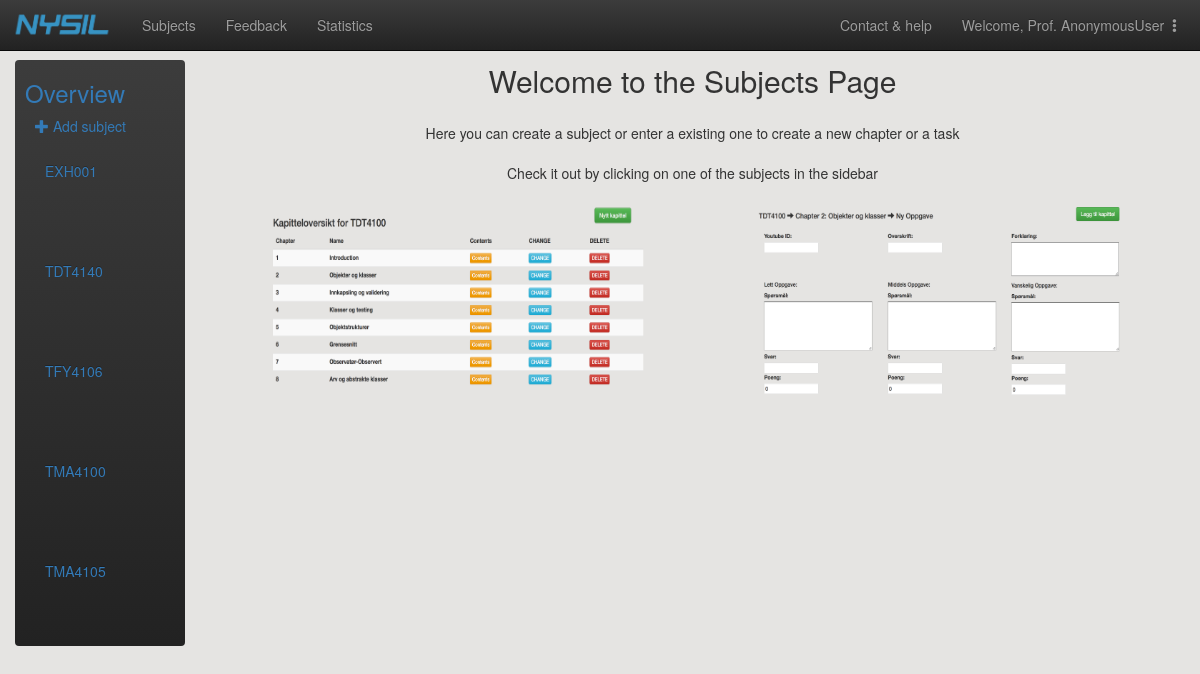
/adminpage/subjects/, run on an earlier commit of the app's database.
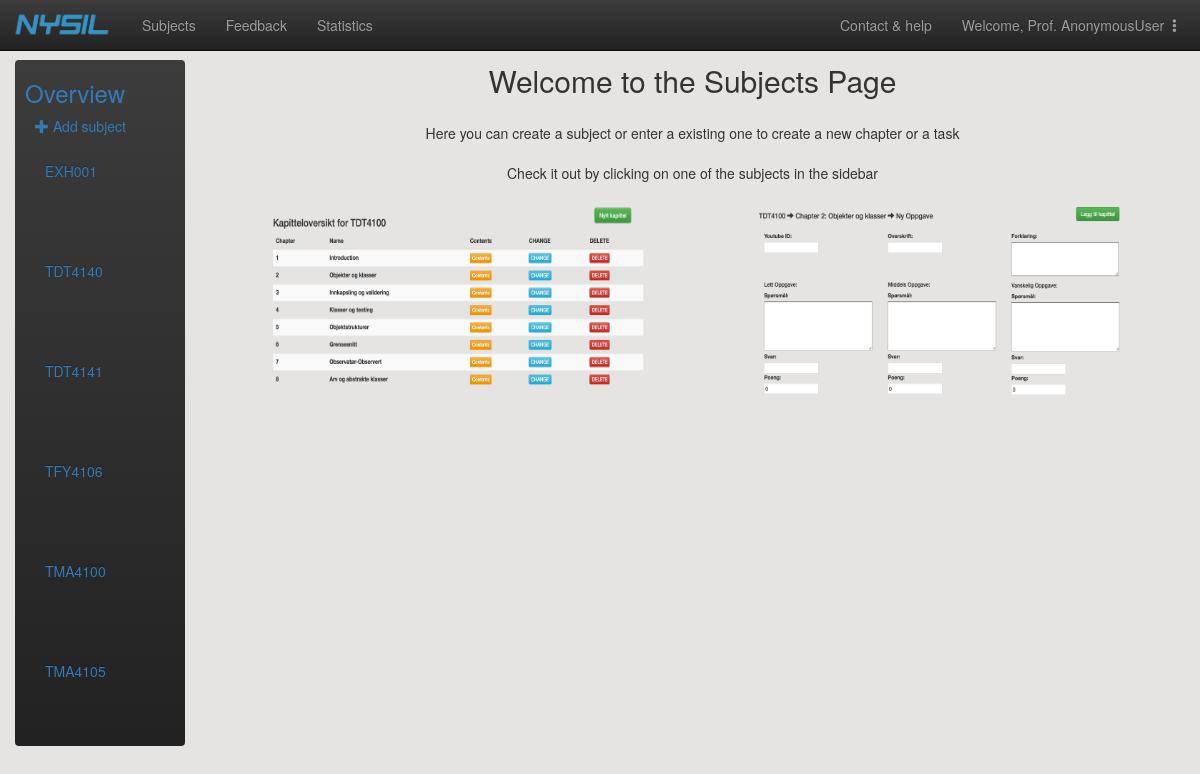
And on a later commit of the database.
### main/models.py (models this page shows)
class Subject(models.Model):
    subject_code = models.CharField(max_length=20, primary_key=True) # primary key
    subject_name = models.CharField(max_length=30)
    professor_firstname = models.CharField(max_length=30)
    professor_lastname = models.CharField(max_length=30)
    professor_email = models.EmailField()
    class Meta:
        ordering = ['subject_code']
    def __str__(self):
        return self.subject_code
    def get_full_name(self):
        return self.professor_firstname + " " + self.professor_lastname
    get_full_name.short_description = 'Professor' # headline of professor-column in the admin-table

### adminpage/views.py (the view)
# urls.py: url(r'^(?P<subject_pk>[A-Za-z0-9]+)/overview/$', views.subject_overview, name='subject_overview'),
def subject_overview(req):
    subjects = Subject.objects.all()
    context = {'subjects':subjects}
    return render(req,'adminpage/subject_overview.html',context)

### adminpage/templates/adminpage/subject_overview.html (shortened to what this page needs)
{% extends 'adminpage/admin_header.html' %}
{% load static %}
{% block content %}
    <div class="container-fluid">
      <div class="row">
        <div class="col-sm-3 col-md-2 sidebar">
          <ul class="nav nav-sidebar navbar-inverse">
              <li ><p id="id_fagoversikt"><h3 id="id_fagoversikt_text" style="color:#337AB7;margin-left:10px">Overview</h3><span class="sr-only">(current)</span></p></li>
              <p class="center-large" style="margin-left:20px"><a href="{% url 'adminpage:new_subject' %}"><span class="glyphicon glyphicon-plus"></span>  Add subject</a></p>
              {% block subjects %}
                {% for subject in subjects %}
                <div class="collapse navbar-collapse" id="id_subject_overview_menu">
                    <ul class="nav navbar-nav navbar-left" style="width:120px">
                      <li style="float:left">
                          <a href="{% url 'adminpage:chapter_overview' subject_pk=subject.pk %}" style="color:#337AB7;width:150px">
                              {{ subject }}
                          </a>
                      </li>
                    </ul>
                    <ul class="nav navbar-nav navbar-right" id="id_nav_drop" style="width:-10px">
                        <li class="dropdown">
                        </li>
                    </ul>
                 </div>
                {% endfor %}
              {% endblock %}
          </ul>
        </div>
    {% block extension %}
        <div class="container-fluid" style="text-align: center;">
            <div style="font-size: 30px">
                Welcome to the Subjects Page
            </div>
            <br>
            <div>
                Here you can create a subject or enter a existing one to create a new chapter or a task
                <br>
                <br>
                Check it out by clicking on one of the subjects in the sidebar
            </div>
            <br>
            <div class="col-md-4" style="margin-left: 50px">
                <img src="{% static 'adminpage/img/oversikt.png'%}" style="width: 380px; height: 200px">
            </div>
            <div class="col-md-1"></div>
            <div class="col-md-4">
                <img src="{% static 'adminpage/img/oppgave.png'%}" style="width: 380px; height: 200px">
            </div>
        </div>
{% endblock %}
</div>
</div>
{% endblock%}

### adminpage/templates/adminpage/admin_header.html (shortened to what this page needs)
<!DOCTYPE html>
<html lang="en">
<head>
    {% load static %}
    <link rel="stylesheet" href="{% static 'adminpage/css/customize.css' %}" type="text/css">
	<link rel="stylesheet" href="https://maxcdn.bootstrapcdn.com/bootstrap/3.3.7/css/bootstrap.min.css"
>
	<link rel="stylesheet" href="https://maxcdn.bootstrapcdn.com/bootstrap/3.3.7/css/bootstrap-theme.min.css"
>
    <link rel="stylesheet" href="{% static 'main/css/header.css'%}" type = "text/css"/>
</head>
<body class="body" style="background-color: #E5E4E2;">
<div id="wrapper">
        <br>
        <br>
        <br>
        <nav class="navbar navbar-inverse navbar-fixed-top">
            <div class="container-fluid">
                <div class="navbar-header">
                    <a href="{% url 'main:index' %}" class="navbar-brand"><img src="{% static 'main/img/ny_logo.png'%}" style="width:100px;height:27px;margin-top:-4px;margin-left:-3px"></a>
                </div>
                <div class="collapse navbar-collapse" id="mainNavBar">
                    <ul class="nav navbar-nav">
                        <li><a href="{% url 'adminpage:subject_overview' %}">Subjects</a></li>
                        <li><a href="{% url 'adminpage:tilbakemeldinger' %}">Feedback</a></li>
                        <li><a href="{% url 'stats:statistics_index'%}">Statistics</a></li>
                    </ul>
                    <ul class="nav navbar-nav navbar-right">
                        <li><a href="#">Contact & help</a></li>
                        <li class="dropdown">
                            <li class="dropdown">
                                <a href="#" class="dropdown-toggle" data-toggle="dropdown" style="margin-right: 15px">
                                    Welcome, Prof. {{user}}
                                    <span class="glyphicon glyphicon-option-vertical" style="width:2px;height:2px"></span></a>
                            </li>
				        </li>
                    </ul>
                </div>
            </div>
        </nav>
    </div>
    {% block content %}{% endblock%}
<footer id="footer">
</footer>
</body>

### main/static/main/css/header.css (style rules this page uses)
#footer { position:absolute; bottom:0; width:100%; height:60px; padding: 15px; }

What changed in the data, as far as the page shows it:
added Subject: subject_code "TDT4141"
